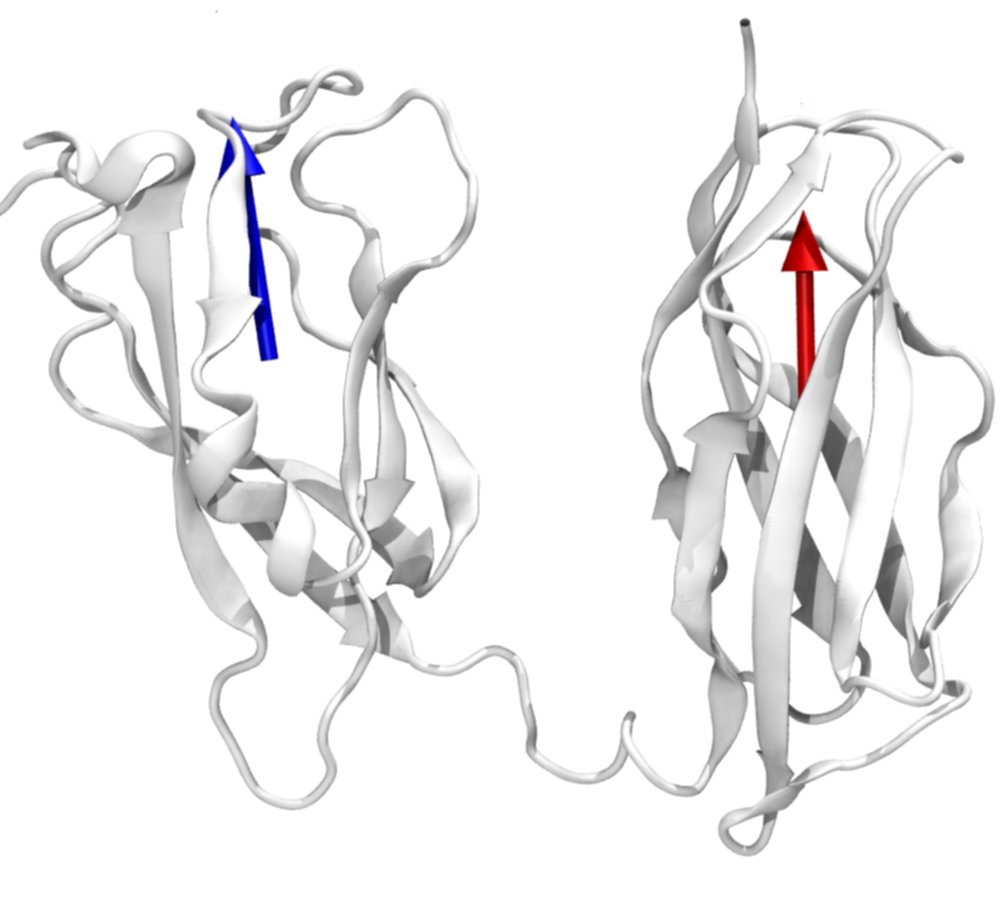
#> input picture lectures/qdetailss/aux/protein.png, 1000 x 900 px
$ jupyter execute --allow-errors compute.ipynb   (shell and % lines are left out)
#> lines starting #> are read from the running program, lines starting #| are printed output that depends on the picture
Giulio Tesei<br>
COMPUTE course<br>
2020-03-09, Lund University

### LAYOUT
<br><br>
- What is a Jupyter notebook?
<br><br>
- How can it improve my workflow?
<br><br>
- How to get started
<br><br>
- How to share my notebook to help other scientists to reproduce my analysis
<br><br>
- Practical details about this course

### What is a Jupyter notebook?
Interactive document that integrates:
- code:
    - A long list of available programming languages:
        - Python, Java, R, Julia, Matlab, Octave, Scala, Spark, PHP, C#, C++, etc.
<br><br>
- command-line tools:
    - copying / deleting / moving files with `cp` / `rm` / `mv`
    - navigate in the directory tree with `cd`
    - create a new folder with `mkdir`
<br><br>
- narrative text:
    - equations
    - tables
    - links
<br><br>
- visualizations

### Code

Documentation accessible within the notebook.
- How can I call this function?
- Which arguments does it have?
- What attributes does this object have?

[cell 1]
names = ['marie_curie','amedeo_avogadro','rosalind_franklin']
print(type(names), names[0], type(names[0]))

[cell 2]
for name in names:
    first_last = name.split('_')
    print('first_last is ',first_last)
    first = first_last[0]
    last = first_last[1]
    print(first.capitalize()+' '+last.swapcase())

### Command-Line Tools:
No need to use the terminal or file managers.
- copy / delete / move files or folders with `cp` / `rm` / `mv`
- navigate in the directory tree with `cd`
- create a new folder with `mkdir`
- check the pth of the current directory with `pwd`

### Narrative Text
[Markdown](https://github.com/adam-p/markdown-here/wiki/Markdown-Cheatsheet) markup language:
- equations
- tables
- links

```
###### Free Induction Decay

The oscillating voltage, $V(t)$, has an initial amplitude $V(0)$ which freely decays in time, $t$. The dampened signal can be modeled as a sine function of frequency $\nu$, decaying exponentially with decay constant $T_2$:

\begin{equation}
V(t)=V(0)\,\exp{(-t/T_2)}\,\sin{(2 \pi \nu t)}.
\end{equation}

| Variable      | Description    | Unit  |
|---------------| ---------------|-------|
| $t$      | time | ms |
| $V$      | voltage | V |
| $\nu$    | frequency | Hz |
| $T_2$ | decay constant | ms |

###### References
1. [Wikipedia](http://tiny.cc/r9r0ez)
2. [Merriam-Webster](http://tiny.cc/uas0ez)
```

##### Free Induction Decay

The oscillating voltage, $V(t)$, has an initial amplitude $V(0)$ which freely decays in time, $t$. The dampened signal can be modeled as a sine function of frequency $\nu$, decaying exponentially with decay constant $T_2$:

\begin{equation}
V(t)=V(0)\,\exp{(-t/T_2)}\,\sin{(2 \pi \nu t)}.
\end{equation}

| Variable      | Description    | Unit  |
|---------------| ---------------|-------|
| $t$      | time | ms |
| $V$      | voltage | V |
| $\nu$    | frequency | Hz |
| $T_2$ | decay constant | ms |

###### References
1. [Wikipedia](http://tiny.cc/r9r0ez)
2. [Merriam-Webster](http://tiny.cc/uas0ez)

### How can it improve my workflow?
All the steps of your data analysis and visualization in a single document.
- Interactive data exploration and analysis
<br><br>
- Immediate access to documentation: learn coding, readily use new libraries!
<br><br>
- Facilitates iteration:
    - once the notebook is set up, the analysis can be repeated effortlessly with new variables / data sets
<br><br>
- A large set of freely available tools:
    - Python libraries for linear algebra, fitting data, plotting, handling tabular data, image analysis, bioinformatics, spectroscopy, molecular visualization
<br><br>
- [Examples](https://github.com/jupyter/jupyter/wiki/A-gallery-of-interesting-Jupyter-Notebooks)

```

```

[cell 3]
import numpy as np
x = np.linspace(0,np.pi/2.,10)
x

[cell 4]
np.mean(x) # np.std() to compute the standard deviation

[cell 5]
y = np.cos(x) # np.sin(), np.tan(), np.log(), np.exp() etc.
y

#> (a cell that did not finish here is left out)

[cell 7]
# Integrate along the given axis using the composite trapezoidal rule.
np.trapz(y,x)

[cell 8]
# Return the derivative of an array.
dy = np.gradient(y,x)
# Save the gradient to a text file
np.savetxt('aux/gradient.dat',y)

[cell 9]
import matplotlib.pyplot as plt
plt.rcParams.update({'figure.dpi': 70})

[cell 10]
import matplotlib.pyplot as plt
x = np.linspace(0,10*np.pi,200)
y = np.cos(x)
plt.plot(x,y)
plt.ylabel('Cosine')
plt.xlabel('Angle  /  rad')
plt.show()
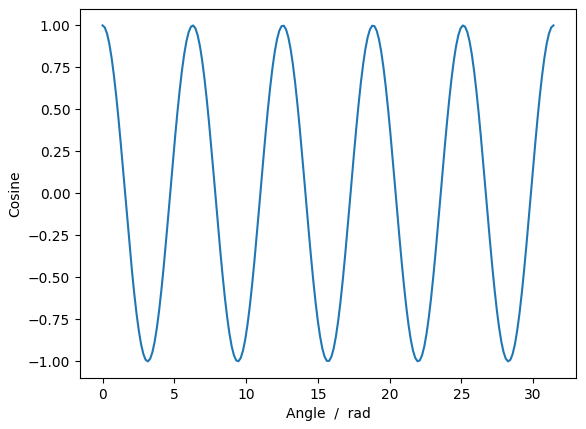
#> figure drawn by matplotlib, 1 panel; curve peaks at x = 0, y = 1

$$
P(x) = \frac{1}{\sqrt{2 \pi \sigma}} \exp{\left ( \frac{-(x-\mu)^2}{2\sigma^2} \right)}
$$

[cell 11]
x = np.linspace(0,9,1000)
for u in range(1,8):
    y = np.exp(-(u-x)**2/(2*0.2**2)) / np.sqrt(2*np.pi*0.2**2)
    plt.plot(x,y,label=str(u))
plt.legend(frameon=False, title='$\mu$ / nm')
plt.xlim(0,9)
plt.xlabel('Distance, $x$ / nm'); plt.ylabel('Probabilty, $P(x)$')
plt.savefig('aux/normal.pdf') # png, jpg, eps
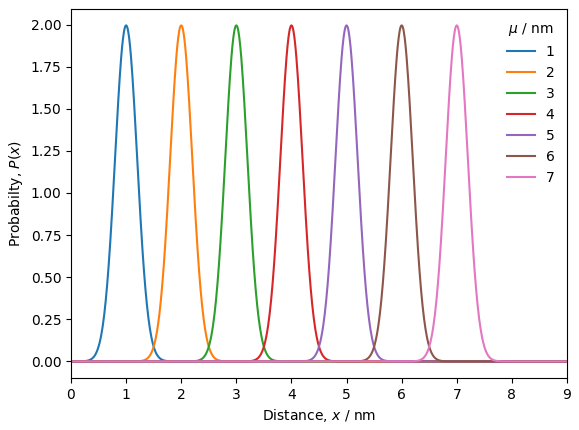
#> figure drawn by matplotlib, 1 panel; curve peaks at x = 1, y = 1.99; curve peaks at x = 2, y = 1.99; curve peaks at x = 3, y = 1.99
plt.show()

[cell 12]
plt.rcParams.update({'figure.dpi': 300})

[cell 13]
import matplotlib.image as mpimg
img = mpimg.imread('aux/protein.png')
#> img is the input picture: shape (900, 1000, 3) float32; mean R, G, B 0.942, 0.94, 0.942
print(img.shape)
#| (900, 1000, 3)
fig = plt.figure(figsize=(1.2, 1.2))
plt.imshow(img, interpolation='bilinear')
plt.axis('off')
plt.show()

[cell 14]
plt.rcParams.update({'figure.dpi': 75})

[cell 15]
from matplotlib.collections import LineCollection
x = np.linspace(0,10,1000)
y = np.exp(-(2.6-x)**2) / np.sqrt(4*np.pi) + np.exp(-(7-x)**2/2) / np.sqrt(8*np.pi)
points = np.array([x, y]).T.reshape(-1, 1, 2)
segments = np.concatenate([points[:-1], points[1:]], axis=1)
norm = plt.Normalize(x.min(), x.max())
lc = LineCollection(segments, cmap='plasma', norm=norm)
lc.set_array(x); lc.set_linewidth(4); plt.gca().add_collection(lc)
plt.ylabel(r'Probability, $P(x)$'); plt.xlabel(r'Distance, $x$  /  nm')
plt.xlim(0,10); plt.ylim(0,.3)
plt.show()
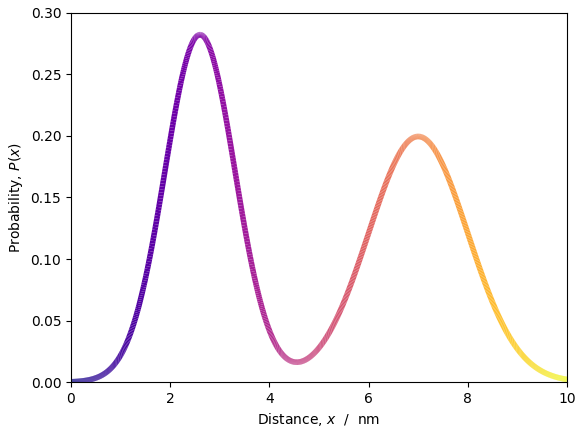
#> figure drawn by matplotlib, 1 panel

Q: How can I plot a gradient-colored line?

A: Google ["matplotlib gradient color line"](https://matplotlib.org/3.1.1/gallery/lines_bars_and_markers/multicolored_line.html)

You can google very specific questions and quickly find excellent answers, generally on matplolib.org or stackoverflow.com

### Multiple Subplots

[cell 16]
fig, axes = plt.subplots(nrows=3,ncols=2,figsize=(7, 6))
x = np.arange(10)
axes[0,0].plot(x, x**2, 'bo')
axes[2,1].plot(x, -x**2, 'r^')
axes[2,1].yaxis.set_ticks_position('right') # yticks on the right side
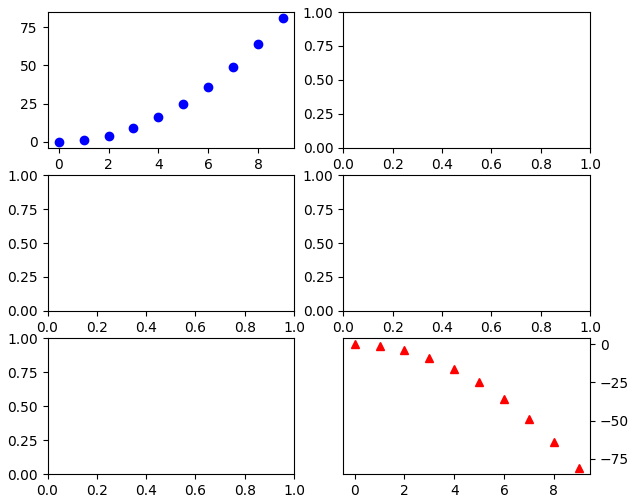
#> figure drawn by matplotlib, 2 panels; panel 1: curve peaks at x = 9, y = 81; panel 2: curve peaks at x = 0, y = 0

[cell 17]
def plotQCM():
    fig, ((ax1,ax2),(ax3,ax4)) = plt.subplots(nrows=2,ncols=2)

    colors = plt.rcParams['axes.prop_cycle'].by_key()['color']

    ax1 = plt.subplot2grid((11, 5), (5, 0), rowspan=6, colspan=3)
    ax3 = plt.subplot2grid((11, 5), (0, 0), rowspan=5, colspan=3)
    ax2 = plt.subplot2grid((11, 5), (5, 3), rowspan=6, colspan=2)
    ax4 = plt.subplot2grid((11, 5), (0, 3), rowspan=5, colspan=2)

    a = np.linspace(0,np.pi,100)

    for ax in [ax2,ax4]:
        for i,c in zip(range(1,13,2),colors):
            ax.plot(np.cos(a*i)+i*2,a,lw=2,color=c)
            ax.plot(-np.cos(a*i)+i*2,a,lw=2,ls=':',color=c)

        ax.set_xticks(np.arange(1,13,2)*2)
        ax.set_xticklabels(np.arange(1,13,2))
        ax.tick_params(axis='both',which='both',bottom=False,right=False,labelbottom=True,labelright=False,
                        left=False,labelleft=False,pad=-.5)
        ax.set_frame_on(False)

    ax2.set_ylim(0-0.06/1.3*np.pi,np.pi+0.06/1.3*np.pi)
    ax4.set_ylim(0-0.06*np.pi,np.pi+0.06*np.pi)

    x0 = 2; y0 = 0; x1 = 1.7;

    c=7

    ax1.fill([x1,x1+2,x1+2.6,x1+.6], [y0,y0,y0+1,y0+1], colors[c], alpha=0.3,
             edgecolor=colors[c],ls='--',lw=0)
    ax1.fill([x1+.6,x1+2.6,x1+2.6,x1+.6], [y0+1,y0+1,y0+1.3,y0+1.3], colors[c], alpha=0.6,
             edgecolor=colors[c],ls='--',lw=0)

    ax1.fill([x0,x0+2,x0+2,x0], [y0+1,y0+1,y0+1.3,y0+1.3], colors[9], alpha=0.6, edgecolor=colors[9],ls='-',lw=0)
    ax1.fill([x0,x0+2,x0+2,x0], [y0,y0,y0+1,y0+1], colors[9], alpha=0.3, edgecolor=colors[9],ls='-',lw=0)

    ax3.fill([x1,x1+2,x1+2.6,x1+.6], [y0,y0,y0+1,y0+1], colors[c], alpha=0.3,
             edgecolor=colors[c],ls='--',lw=0)
    ax3.fill([x0,x0+2,x0+2,x0], [y0,y0,y0+1,y0+1], colors[9], alpha=0.3, edgecolor=colors[9],ls='-',lw=0)

    for ax in [ax1,ax3]:
        ax.axis('off')
        ax.plot([2.3,2.3],[0,1],marker='o',lw=0,color='k')
        ax.hlines(y=[0,1],xmin=[.9925,.9925],xmax=[2.3,2.3],lw=1,color='k')
        ax.annotate(r'$\bigcirc$',xy=(1,0.5),fontsize=24,color='k',horizontalalignment='center',
                    verticalalignment='center')
        ax.annotate(u'\u223F',xy=(1,0.5),fontsize=16,color='k',horizontalalignment='center',
                    verticalalignment='center')
        ax.vlines(x=[1,1],ymin=[0,0.61],ymax=[.4,1],lw=1,color='k')

    ax1.set_xlim(.7,4.5)
    ax3.set_xlim(.7,4.5)
    ax3.set_ylim(-.05,1.05)
    ax1.set_ylim(-.05,1.35)

    ax3.annotate('QCR', xy=(3,0.5),fontsize=14,color='k',horizontalalignment='center', verticalalignment='center')
    ax1.annotate('QCR', xy=(3,0.5),fontsize=14,color='k',horizontalalignment='center', verticalalignment='center')
    ax1.annotate('Film', xy=(3,1.15),fontsize=14,color='k',horizontalalignment='center', verticalalignment='center')

    plt.gcf().text(.59, 0.57, '$n$  = ', fontsize=12)
    plt.gcf().text(.59, 0.045, '$n$  = ', fontsize=12)

    plt.tight_layout(w_pad=2.5,h_pad=1)
    plt.show()

[cell 18]
def plotFourier():
    fig, (ax1,ax2) = plt.subplots(nrows=1,ncols=2,figsize=(7, 3.5))

    colors = plt.rcParams['axes.prop_cycle'].by_key()['color']

    gamma = 2e-1
    fr = 5
    t = np.arange(0,10,.001)
    cos = np.cos(2*np.pi*fr*t)
    exp = np.exp(-t*2*np.pi*gamma)
    func = exp*cos
    ax1.plot(t,func,color=colors[0])
    ax1.set_xlim(0,4)

    fs = np.linspace(0,10,1000)
    curr = []
    for f in fs:
        curr.append( np.trapz( func*np.cos(2*np.pi*f*t),t) )
    curr = np.array(curr)
    ax2.plot(fs,curr,lw=2,color=colors[0])
    ax2.yaxis.set_label_position('right'); ax2.yaxis.set_ticks_position('right')
    ax2.set_xlim(0,7)
    ax2.set_ylim(-.05,.55)

    ax1.hlines(y=-np.exp(-1),xmin=0,xmax=1/(2*np.pi*gamma))
    ax1.hlines(y=.7,xmin=4/5,xmax=1)
    ax1.hlines(y=.7,xmin=1,xmax=1.5,lw=1,linestyle=':')
    ax1.vlines(x=4/5,ymin=np.exp(-4/5*2*np.pi*gamma),ymax=.7,lw=1,linestyle=':')
    ax1.vlines(x=1,ymin=np.exp(-2*np.pi*gamma),ymax=.7,lw=1,linestyle=':')
    ax1.vlines(x=1/(2*np.pi*gamma)-.01,ymin=-np.exp(-1),ymax=-.6,lw=1,linestyle=':')
    ax1.annotate('1 / ( 2 $\pi$ $\Gamma_r$ )',xy=(.67,-.8),fontsize=16)
    ax2.hlines(y=curr.max()/2.,xmin=5,xmax=5+gamma)
    ax2.hlines(y=curr.max()/2.,xmin=5,xmax=5+gamma+.7,lw=1,linestyle=':')
    ax2.vlines(x=fr,ymin=curr.max()/2.,ymax=curr.max()+.05,lw=1,linestyle=':')
    ax2.annotate('$\Gamma_r$',xy=(6,.185),fontsize=16)
    ax2.annotate("$f_r$",xy=(fr-.2,curr.max()+.07),fontsize=16)
    ax1.annotate('1 / $f_r$',xy=(1.6,.65),fontsize=16)
    ax1.text(x=4.16,y=.1,s='FT',fontsize=16)
    ax1.text(x=4.13,y=-.05,s='⟶',fontsize=16)

    gamma = 4e-1
    fr = 2
    t = np.arange(0,10,.001)
    cos = np.cos(2*np.pi*fr*t)
    exp = np.exp(-t*2*np.pi*gamma)
    func = exp*cos
    ax1.plot(t,func,color=colors[3],lw=1)

    fs = np.linspace(0,10,1000)
    curr = []
    for f in fs:
        curr.append( np.trapz( func*np.cos(2*np.pi*f*t),t) )
    curr = np.array(curr)
    ax2.plot(fs,curr,lw=1,color=colors[3])
    ax2.yaxis.set_label_position('right'); ax2.yaxis.set_ticks_position('right')

    ax2.hlines(y=curr.max()/2.,xmin=fr,xmax=fr+gamma)
    ax2.hlines(y=curr.max()/2.,xmin=fr,xmax=fr+gamma+.7,lw=1,linestyle=':')
    ax2.vlines(x=fr,ymin=curr.max()/2.,ymax=curr.max()+.05,lw=1,linestyle=':')
    ax2.annotate("$\Gamma$",xy=(3.2,.08),fontsize=16)
    ax2.annotate("$f$",xy=(fr-.2,curr.max()+.07),fontsize=16)
    ax1.tick_params(axis='both',which='both',left=False,bottom=False,labelbottom=False,labelleft=False)
    ax2.tick_params(axis='both',which='both',bottom=False,right=False,labelbottom=False,labelright=False)
    ax1.set_xlabel('Time',labelpad=6)
    ax2.set_xlabel('Frequency',labelpad=6)
    ax1.set_ylabel('Current,  $I(t)$',labelpad=6)
    ax2.set_ylabel('Current,  $I(t)$',labelpad=8)

    fig.tight_layout(w_pad=3)
    plt.show()
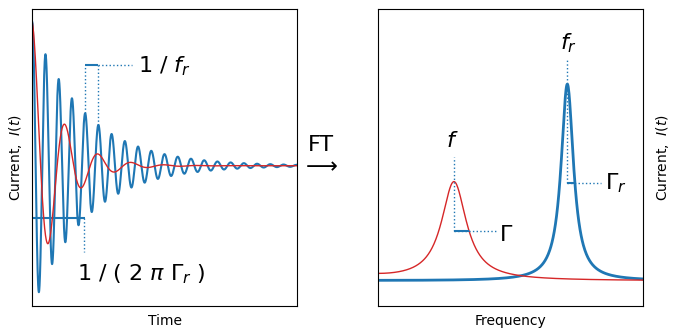
#> figure drawn by matplotlib, 2 panels

[cell 19]
plt.rcParams.update({'figure.dpi': 60})

[cell 20]
plotQCM()
plotFourier()

### [Jupyter Widgets](https://ipywidgets.readthedocs.io/en/latest/)
Gain control and visualize changes in the data!

[cell 21]
from mpl_toolkits.axes_grid1.inset_locator import inset_axes
from ipywidgets import interactive

def plot_cos_decay_FT(freq=1,gamma=.2):

    def cos_decay(time,freq,gamma):
        cos = np.cos(2*np.pi*freq*time)
        exp = np.exp(-time*2*np.pi*gamma)
        return exp*cos

    def FT(time,freq,gamma):
        fourier = []
        for f in np.linspace(0,freq*2,1000):
            cos = np.cos(2*np.pi*f*time)
            fourier.append( np.trapz( cos_decay(time,freq,gamma)*cos,time) )
        return np.array(fourier)

    time = np.arange(0,10,.001)

    fig = plt.figure(figsize=(3.5,4))
    ax = plt.axes()
    ax.plot(time,cos_decay(time,freq,gamma),color=plt.get_cmap('tab10')(3), lw=1)

    axins = inset_axes(ax, width='60%', height='30%', loc='upper right', borderpad=1.1)
    axins.plot(np.linspace(0,freq*2,1000),FT(time,freq,gamma),color=plt.get_cmap('tab10')(0), lw=1)

    axins.set_xlabel(r'Frequency, $f$',color=plt.get_cmap('tab10')(0),fontsize=10,labelpad=1)
    axins.set_ylabel(r'$I(f)$',fontsize=10,labelpad=1)

    ax.set_ylabel('$I(t)$',fontsize=12)
    ax.set_xlabel(r'Time, $t$',color=plt.get_cmap('tab10')(3),fontsize=12)
    ax.set_xlim(0,10)

[cell 22]
interactive_plot = interactive(plot_cos_decay_FT, freq=(1, 5, .1), gamma=(.08,.14,.01) )
#> the sliders are set to freq = 3.0, gamma = 0.11000000000000001
